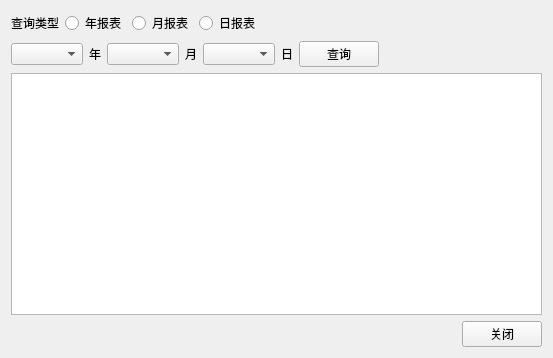
<?xml version="1.0" encoding="UTF-8"?>
<ui version="4.0">
 <class>Table</class>
 <widget class="QWidget" name="Table">
  <property name="geometry">
   <rect>
    <x>0</x>
    <y>0</y>
    <width>553</width>
    <height>358</height>
   </rect>
  </property>
  <property name="windowTitle">
   <string>数据库查询</string>
  </property>
  <layout class="QVBoxLayout" name="verticalLayout">
   <item>
    <layout class="QHBoxLayout" name="horizontalLayout_5">
     <item>
      <layout class="QHBoxLayout" name="horizontalLayout">
       <item>
        <widget class="QLabel" name="label">
         <property name="text">
          <string>查询类型</string>
         </property>
        </widget>
       </item>
       <item>
        <widget class="QRadioButton" name="t_year">
         <property name="text">
          <string>年报表</string>
         </property>
        </widget>
       </item>
       <item>
        <widget class="QRadioButton" name="t_mon">
         <property name="text">
          <string>月报表</string>
         </property>
        </widget>
       </item>
       <item>
        <widget class="QRadioButton" name="t_day">
         <property name="text">
          <string>日报表</string>
         </property>
        </widget>
       </item>
      </layout>
     </item>
     <item>
      <spacer name="horizontalSpacer_2">
       <property name="orientation">
        <enum>Qt::Horizontal</enum>
       </property>
       <property name="sizeHint" stdset="0">
        <size>
         <width>268</width>
         <height>20</height>
        </size>
       </property>
      </spacer>
     </item>
    </layout>
   </item>
   <item>
    <layout class="QHBoxLayout" name="horizontalLayout_4">
     <item>
      <layout class="QHBoxLayout" name="horizontalLayout_3">
       <item>
        <layout class="QHBoxLayout" name="horizontalLayout_2">
         <item>
          <widget class="QComboBox" name="s_year"/>
         </item>
         <item>
          <widget class="QLabel" name="label_2">
           <property name="text">
            <string>年</string>
           </property>
          </widget>
         </item>
         <item>
          <widget class="QComboBox" name="s_mon"/>
         </item>
         <item>
          <widget class="QLabel" name="label_3">
           <property name="text">
            <string>月</string>
           </property>
          </widget>
         </item>
         <item>
          <widget class="QComboBox" name="s_day"/>
         </item>
         <item>
          <widget class="QLabel" name="label_4">
           <property name="text">
            <string>日</string>
           </property>
          </widget>
         </item>
        </layout>
       </item>
       <item>
        <widget class="QPushButton" name="t_select">
         <property name="text">
          <string>查询</string>
         </property>
        </widget>
       </item>
      </layout>
     </item>
     <item>
      <spacer name="horizontalSpacer">
       <property name="orientation">
        <enum>Qt::Horizontal</enum>
       </property>
       <property name="sizeHint" stdset="0">
        <size>
         <width>138</width>
         <height>20</height>
        </size>
       </property>
      </spacer>
     </item>
    </layout>
   </item>
   <item>
    <widget class="QTableView" name="tableView"/>
   </item>
   <item>
    <layout class="QHBoxLayout" name="horizontalLayout_6">
     <item>
      <spacer name="horizontalSpacer_3">
       <property name="orientation">
        <enum>Qt::Horizontal</enum>
       </property>
       <property name="sizeHint" stdset="0">
        <size>
         <width>438</width>
         <height>20</height>
        </size>
       </property>
      </spacer>
     </item>
     <item>
      <widget class="QPushButton" name="t_close">
       <property name="text">
        <string>关闭</string>
       </property>
      </widget>
     </item>
    </layout>
   </item>
  </layout>
 </widget>
 <resources/>
 <connections/>
</ui>
